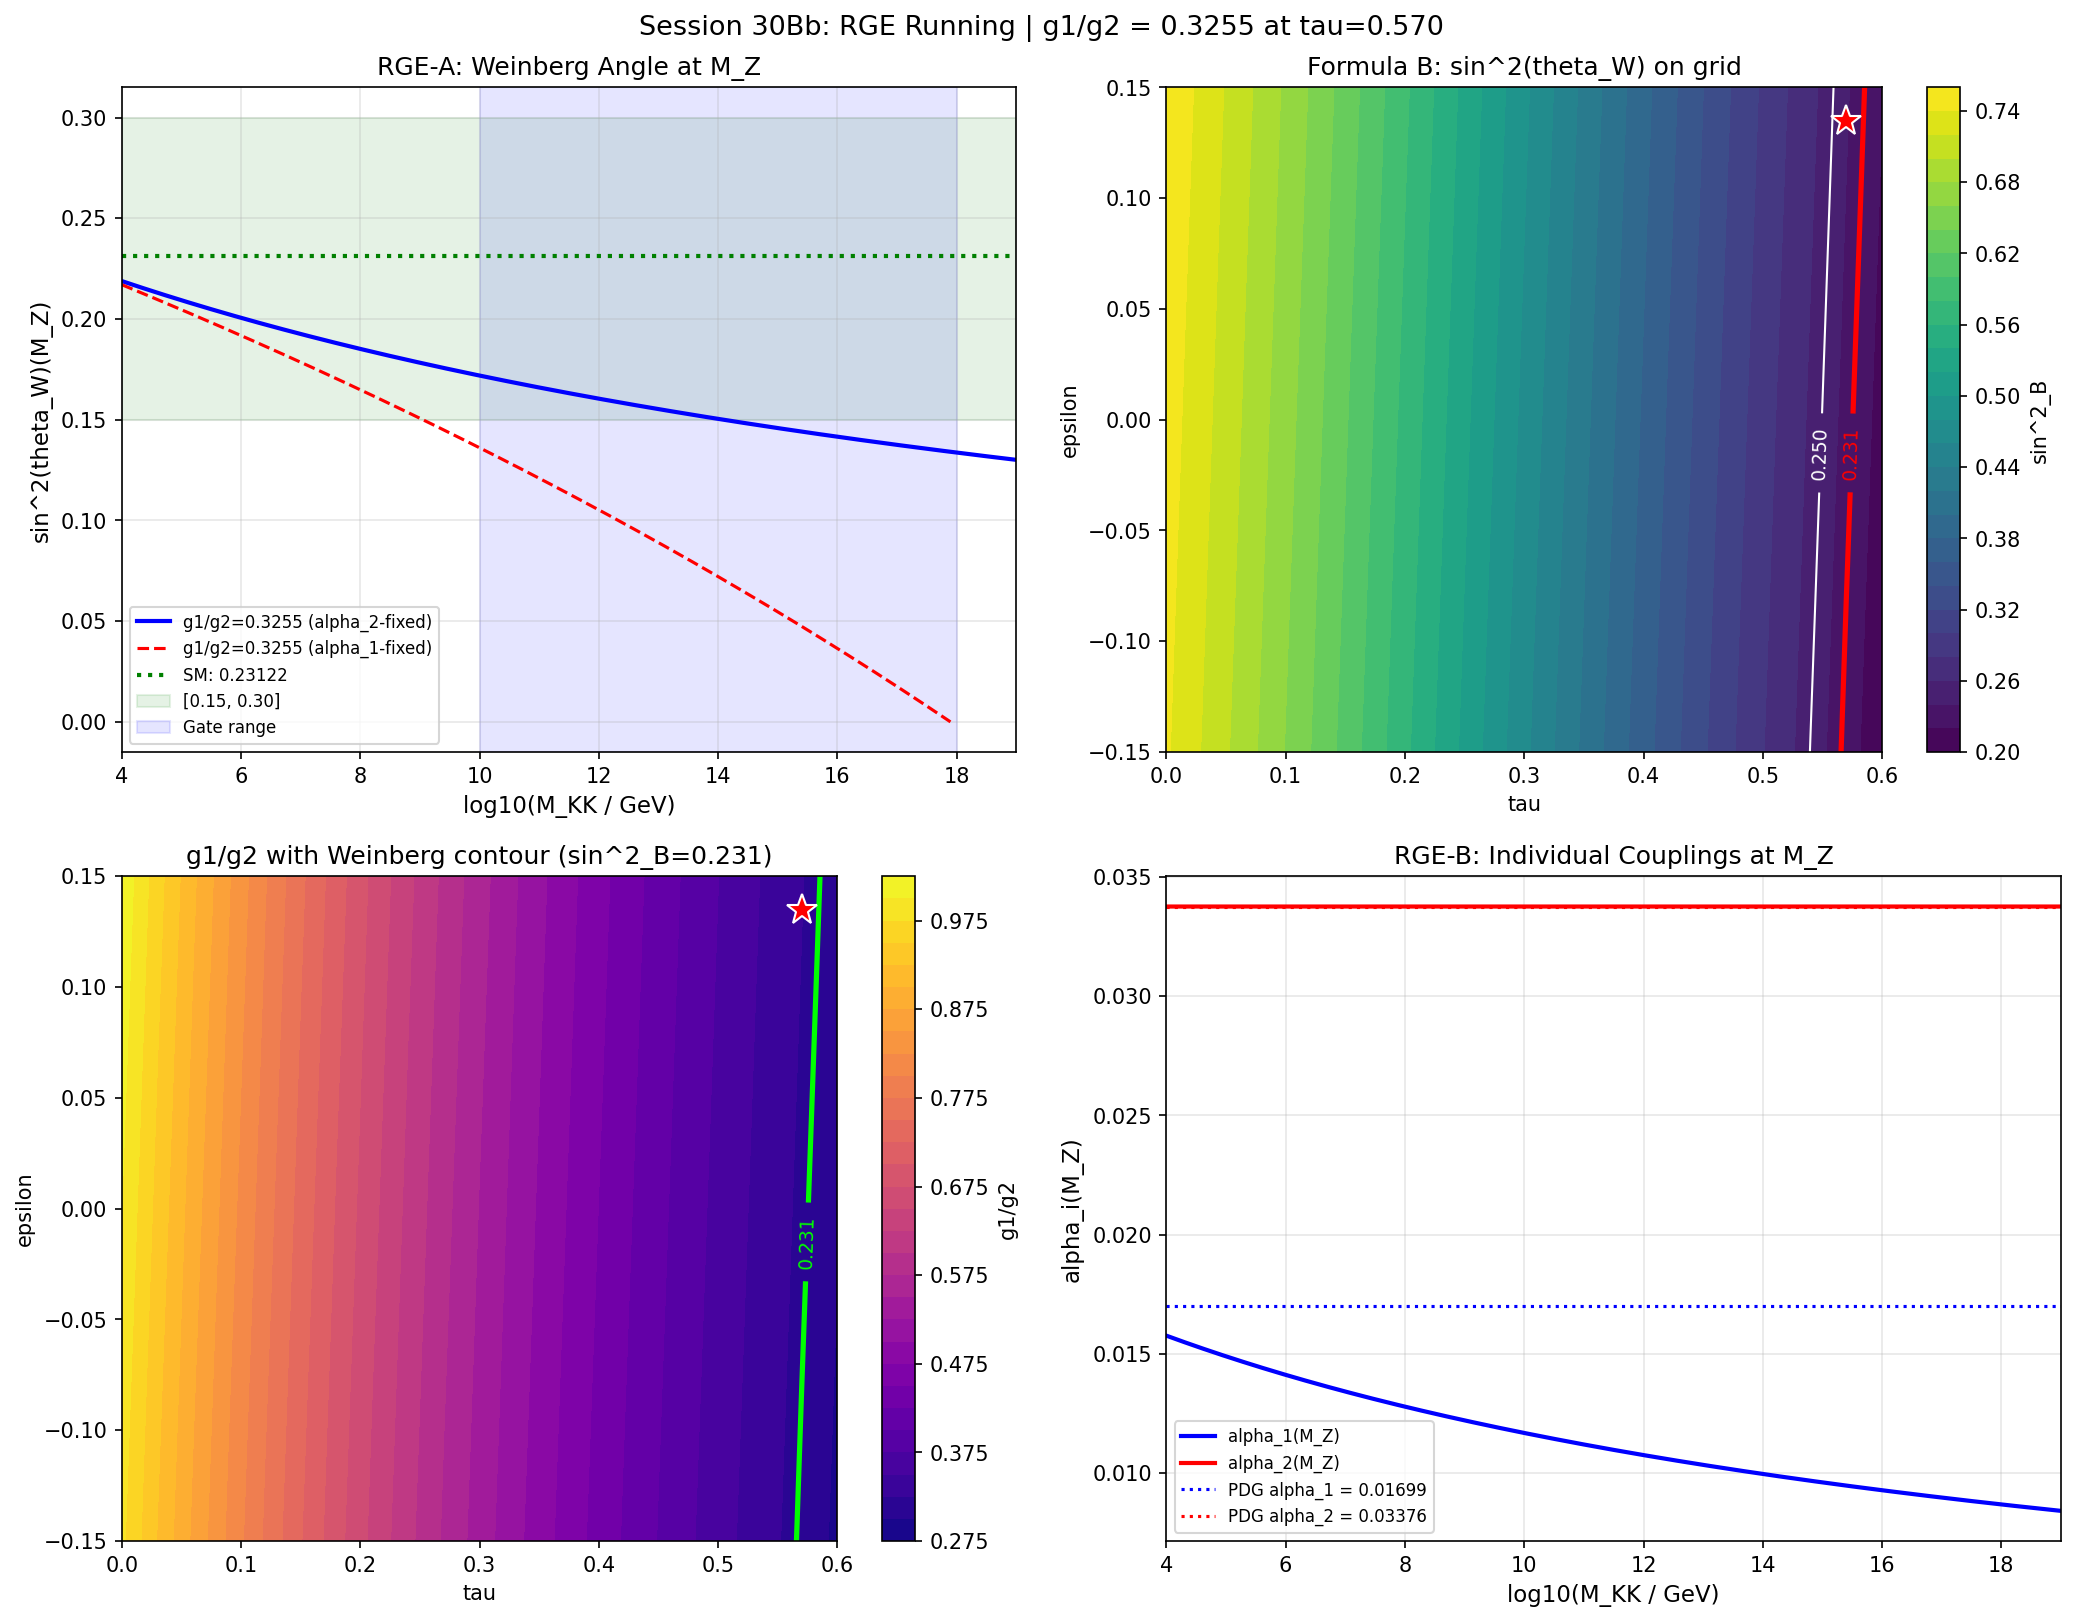

Python code for this plot:
#!/usr/bin/env python3
"""
s30b_rge_running.py — RGE Running + NCG-KK Tension Analysis
============================================================

Session 30Bb Step 4: Take g1/g2 from the grid data at the SM Weinberg contour
(where sin^2_B ~ 0.231 under Formula B) and run SM one-loop beta functions.

RGE-A (zero parameters): Starting from g1/g2 at M_KK, does the ratio run to
  sin^2(theta_W) = 0.2312 at M_Z for SOME M_KK in [10^10, 10^18] GeV?

RGE-B (one parameter): If Part A passes, do individual g1(M_Z), g2(M_Z)
  match PDG values? PDG: alpha_1(M_Z) = 0.01699, alpha_2(M_Z) = 0.03376.

NCG-KK tension (XS-2): Run UPWARD from M_KK. Find Lambda_SA where
  alpha_1 = alpha_2. Report Lambda_SA / M_KK.

Beta function coefficients (SM one-loop):
  b1 = 41/10, b2 = -19/6, b3 = -7

RGE formula:
  1/alpha_i(mu) = 1/alpha_i(M) + b_i/(2*pi) * ln(M/mu)

At KK scale:
  g1/g2 = sqrt(L2/L1)  =>  alpha_1/alpha_2 = L2/L1 = (g1/g2)^2

Formula B (correct, Baptista Paper 14 eq 2.93):
  sin^2(theta_W) = 3*L2 / (L1 + 3*L2)

Author: einstein-theorist agent, Session 30Bb
Date: 2026-03-01
"""

import os
os.environ.setdefault('OMP_NUM_THREADS', '8')
os.environ.setdefault('MKL_NUM_THREADS', '8')

import numpy as np
import sys
import time
import hashlib

import matplotlib
matplotlib.use('Agg')
import matplotlib.pyplot as plt
from pathlib import Path

# Canonical constants import (T3 rebuild — S81 discipline)
sys.path.insert(0, os.path.join(os.path.dirname(os.path.abspath(__file__)), '..'))
from canonical_constants import *  # M_Z, sin2_thetaW_MSbar, b1_SM, b2_SM

SCRIPT_DIR = os.path.dirname(os.path.abspath(__file__))
DATA_DIR = Path(SCRIPT_DIR)

# ─── Physical Constants ──────────────────────────────────────────────────────
# M_Z, sin2_thetaW_MSbar, b1_SM, b2_SM imported from canonical_constants.

# PDG SM gauge couplings at M_Z — not yet promoted to canonical_constants.
# Tagged (local) with PDG 2024 provenance for audit.
ALPHA_1_MZ = 0.01699   # (local) PDG 2024 alpha_1(M_Z) = 5/3 * alpha_em / cos^2(theta_W)
ALPHA_2_MZ = 0.03376   # (local) PDG 2024 alpha_2(M_Z)
SIN2_TW_PDG = sin2_thetaW_MSbar   # (local) alias = 0.23122

# SM one-loop beta aliases (imported names: b1_SM, b2_SM)
B1 = b1_SM        # (local) +41/10
B2 = b2_SM        # (local) -19/6
B3 = -7.0         # (local) SU(3) one-loop — kept for reference, not used

# ─── Input SHA-256 Pins ──────────────────────────────────────────────────────
def _sha256_of(path):
    h = hashlib.sha256()
    with open(path, 'rb') as f:
        for chunk in iter(lambda: f.read(65536), b''):
            h.update(chunk)
    return h.hexdigest()

GRID_NPZ_PATH = DATA_DIR / 's30b_grid_bcs.npz'
GRID_SHA256 = _sha256_of(GRID_NPZ_PATH)
print(f"INPUT_PIN: s30b_grid_bcs.npz sha256={GRID_SHA256}")

# ─── Output ──────────────────────────────────────────────────────────────────
OUT_NPZ = DATA_DIR / 's30b_rge_running.npz'
OUT_PNG = DATA_DIR / 's30b_rge_running.png'


# =============================================================================
# MODULE 1: Load grid data and recompute Formula B
# =============================================================================

def load_grid_data():
    """Load 30Ba grid data and recompute Weinberg angle under Formula B."""
    npz = np.load(DATA_DIR / 's30b_grid_bcs.npz')

    tau = npz['tau']
    eps = npz['eps']
    g1g2 = npz['g1g2']       # sqrt(L2/L1) at each grid point
    sin2_A = npz['sin2_tw']  # Formula A: L2/(L1+L2) -- WRONG

    # Recover L2/L1 from g1g2
    ratio_L2_L1 = g1g2**2   # L2/L1

    # Recompute under Formula B: sin^2 = 3*L2/(L1 + 3*L2) = 3*r/(1 + 3*r)
    # where r = L2/L1
    sin2_B = 3.0 * ratio_L2_L1 / (1.0 + 3.0 * ratio_L2_L1)

    # Also need absolute L1, L2 from parameterization
    # From s30b_grid_bcs.py:
    #   L1 = exp(2*tau - 11*eps/N_T2)
    #   L2 = exp(-2*tau - 7*eps/N_T2)
    # where N_T2 = sqrt(234)
    N_T2 = np.sqrt(234.0)
    TAU, EPS = np.meshgrid(tau, eps, indexing='ij')
    L1_grid = np.exp(2.0 * TAU - 11.0 * EPS / N_T2)
    L2_grid = np.exp(-2.0 * TAU - 7.0 * EPS / N_T2)

    # V_total for reference
    V_total = npz['V_total_1p20']

    print(f"Grid loaded: {len(tau)} x {len(eps)} = {len(tau)*len(eps)} points")
    print(f"sin^2_B range: [{sin2_B.min():.4f}, {sin2_B.max():.4f}]")
    print(f"g1/g2 range: [{g1g2.min():.4f}, {g1g2.max():.4f}]")

    return {
        'tau': tau, 'eps': eps,
        'g1g2': g1g2, 'sin2_B': sin2_B, 'sin2_A': sin2_A,
        'L1': L1_grid, 'L2': L2_grid,
        'V_total': V_total,
        'ratio_L2_L1': ratio_L2_L1,
    }


# =============================================================================
# MODULE 2: SM one-loop RGE
# =============================================================================

def rge_run_down(alpha_1_KK, alpha_2_KK, M_KK, mu_low=M_Z):
    """
    Run SM one-loop RGE from M_KK down to mu_low.

    1/alpha_i(mu) = 1/alpha_i(M_KK) + b_i/(2*pi) * ln(M_KK/mu)

    Parameters
    ----------
    alpha_1_KK, alpha_2_KK : float
        Gauge couplings at KK scale.
    M_KK : float (GeV)
        Compactification scale.
    mu_low : float (GeV)
        Low-energy scale (default M_Z).

    Returns
    -------
    alpha_1_low, alpha_2_low : float
        Couplings at mu_low.
    sin2_tw_low : float
        sin^2(theta_W) at mu_low = alpha_1/(alpha_1 + alpha_2).
    """
    ln_ratio = np.log(M_KK / mu_low)

    inv_a1_low = 1.0 / alpha_1_KK + B1 / (2.0 * np.pi) * ln_ratio
    inv_a2_low = 1.0 / alpha_2_KK + B2 / (2.0 * np.pi) * ln_ratio

    # Check for Landau poles (negative inverse coupling)
    if np.any(inv_a1_low <= 0) or np.any(inv_a2_low <= 0):
        return np.nan, np.nan, np.nan

    alpha_1_low = 1.0 / inv_a1_low
    alpha_2_low = 1.0 / inv_a2_low

    # Physical Weinberg angle: sin^2 = alpha_Y / (alpha_Y + alpha_2)
    # where alpha_Y = (3/5) * alpha_1_GUT
    alpha_Y_low = (3.0 / 5.0) * alpha_1_low
    sin2_tw_low = alpha_Y_low / (alpha_Y_low + alpha_2_low)

    return alpha_1_low, alpha_2_low, sin2_tw_low


def rge_run_up(alpha_1_KK, alpha_2_KK, M_KK, mu_high):
    """
    Run SM one-loop RGE from M_KK upward to mu_high.

    1/alpha_i(mu_high) = 1/alpha_i(M_KK) - b_i/(2*pi) * ln(mu_high/M_KK)

    Returns alpha_1, alpha_2 at mu_high.
    """
    ln_ratio = np.log(mu_high / M_KK)

    inv_a1_high = 1.0 / alpha_1_KK - B1 / (2.0 * np.pi) * ln_ratio
    inv_a2_high = 1.0 / alpha_2_KK - B2 / (2.0 * np.pi) * ln_ratio

    if inv_a1_high <= 0 or inv_a2_high <= 0:
        return np.nan, np.nan

    return 1.0 / inv_a1_high, 1.0 / inv_a2_high


def find_unification_scale(alpha_1_KK, alpha_2_KK, M_KK):
    """
    Find Lambda_SA where alpha_1 = alpha_2 above M_KK.

    From 1/alpha_1 - b1/(2pi)*t = 1/alpha_2 - b2/(2pi)*t
    => (1/alpha_1 - 1/alpha_2) = (b1 - b2)/(2pi) * t
    => t = 2pi * (1/alpha_1 - 1/alpha_2) / (b1 - b2)
    where t = ln(Lambda_SA / M_KK)

    Returns Lambda_SA and Lambda_SA/M_KK.
    """
    delta_inv_alpha = 1.0 / alpha_1_KK - 1.0 / alpha_2_KK
    delta_b = B1 - B2  # 4.1 - (-3.1667) = 7.2667

    t = 2.0 * np.pi * delta_inv_alpha / delta_b

    Lambda_SA = M_KK * np.exp(t)
    ratio = Lambda_SA / M_KK

    return Lambda_SA, ratio, t


# =============================================================================
# MODULE 3: RGE-A scan over M_KK
# =============================================================================

def rge_a_scan(g1g2_KK, M_KK_range):
    """
    RGE-A: For a given g1/g2 (= sqrt(L2/L1)) at the KK scale, scan M_KK
    to find where sin^2(theta_W)(M_Z) = 0.2312.

    NORMALIZATION (critical):
    The code stores g1g2 = sqrt(L2/L1), the bare metric ratio.
    Formula B: sin^2 = 3*L2/(L1 + 3*L2). This implies:
      g_Y^2 / g_2^2 = 3 * L2/L1 = 3 * g1g2^2
    where g_Y is the SM hypercharge coupling (no GUT normalization).

    The SM RGE beta coefficients b_1 = 41/10 use GUT-normalized g_1:
      g_1 = sqrt(5/3) * g_Y
      alpha_1_GUT = (5/3) * alpha_Y
      alpha_1_GUT / alpha_2 = (5/3) * (g_Y/g_2)^2 = (5/3) * 3 * g1g2^2
                             = 5 * g1g2^2 = 5 * L2/L1

    Physical sin^2(theta_W) = alpha_Y / (alpha_Y + alpha_2)
                             = (3/5)*alpha_1_GUT / ((3/5)*alpha_1_GUT + alpha_2)

    Method: Fix alpha_2(M_KK) by running PDG alpha_2(M_Z) upward.
            Set alpha_1_GUT(M_KK) = 5 * g1g2^2 * alpha_2(M_KK).
            Run both down via SM one-loop RGE.
            Compute sin^2 = (3/5)*alpha_1 / ((3/5)*alpha_1 + alpha_2) at M_Z.
    """
    # GUT-normalized coupling ratio at KK scale
    r_KK = 5.0 * g1g2_KK**2  # alpha_1_GUT / alpha_2 at M_KK

    sin2_at_MZ = np.zeros_like(M_KK_range)
    alpha1_at_MZ = np.zeros_like(M_KK_range)
    alpha2_at_MZ = np.zeros_like(M_KK_range)

    for k, M_KK in enumerate(M_KK_range):
        # Step 1: Determine alpha_2 at M_KK by running PDG alpha_2(M_Z) upward
        ln_up = np.log(M_KK / M_Z)
        inv_a2_KK = 1.0 / ALPHA_2_MZ - B2 / (2.0 * np.pi) * ln_up
        if inv_a2_KK <= 0:
            sin2_at_MZ[k] = np.nan
            continue
        alpha_2_KK = 1.0 / inv_a2_KK

        # Step 2: alpha_1 at M_KK from ratio
        alpha_1_KK = r_KK * alpha_2_KK

        # Step 3: Run BOTH down to M_Z
        a1_low, a2_low, sin2_low = rge_run_down(alpha_1_KK, alpha_2_KK, M_KK)
        sin2_at_MZ[k] = sin2_low
        alpha1_at_MZ[k] = a1_low
        alpha2_at_MZ[k] = a2_low

    return sin2_at_MZ, alpha1_at_MZ, alpha2_at_MZ


# =============================================================================
# MODULE 4: Main analysis
# =============================================================================

def main():
    t0 = time.time()
    print("=" * 70)
    print("Session 30Bb Step 4: RGE Running + NCG-KK Tension")
    print("=" * 70)

    # ─── Load grid data ──────────────────────────────────────────────────
    data = load_grid_data()
    sin2_B = data['sin2_B']
    g1g2 = data['g1g2']
    tau = data['tau']
    eps = data['eps']
    V_total = data['V_total']
    L1 = data['L1']
    L2 = data['L2']

    # ─── Identify SM Weinberg contour under Formula B ────────────────────
    # Find grid points closest to sin^2_B = 0.231
    target = SIN2_TW_PDG
    tol = 0.010  # (local) points within 0.01 of target

    mask = np.abs(sin2_B - target) < tol
    n_contour = np.sum(mask)
    print(f"\nFormula B Weinberg contour (|sin^2_B - 0.231| < {tol}):")
    print(f"  {n_contour} grid points on contour")

    if n_contour == 0:
        print("  ERROR: No grid points near SM Weinberg angle under Formula B!")
        return

    # Extract contour points
    TAU_grid, EPS_grid = np.meshgrid(tau, eps, indexing='ij')
    contour_tau = TAU_grid[mask]
    contour_eps = EPS_grid[mask]
    contour_g1g2 = g1g2[mask]
    contour_sin2B = sin2_B[mask]
    contour_V = V_total[mask]
    contour_L1 = L1[mask]
    contour_L2 = L2[mask]

    # Sort by V_total (ascending) to find lowest-energy contour point
    sort_idx = np.argsort(contour_V)
    print(f"\n  Contour points sorted by V_total:")
    print(f"  {'tau':>6s} {'eps':>7s} {'sin2_B':>8s} {'g1/g2':>7s} {'V_total':>12s} {'L1':>8s} {'L2':>8s}")
    for k in range(min(10, len(sort_idx))):
        idx = sort_idx[k]
        print(f"  {contour_tau[idx]:6.3f} {contour_eps[idx]:7.4f} "
              f"{contour_sin2B[idx]:8.5f} {contour_g1g2[idx]:7.4f} "
              f"{contour_V[idx]:12.4f} {contour_L1[idx]:8.4f} {contour_L2[idx]:8.4f}")

    # Best candidate: lowest V_total on Weinberg contour
    best_idx = sort_idx[0]
    tau_best = contour_tau[best_idx]
    eps_best = contour_eps[best_idx]
    g1g2_best = contour_g1g2[best_idx]
    sin2B_best = contour_sin2B[best_idx]
    V_best = contour_V[best_idx]
    L1_best = contour_L1[best_idx]
    L2_best = contour_L2[best_idx]

    print(f"\n  BEST contour point (lowest V_total on Weinberg contour):")
    print(f"    tau = {tau_best:.4f}")
    print(f"    eps = {eps_best:.4f}")
    print(f"    sin^2_B = {sin2B_best:.5f}")
    print(f"    g1/g2 = {g1g2_best:.6f}")
    print(f"    V_total = {V_best:.4f}")
    print(f"    L1 = {L1_best:.6f}, L2 = {L2_best:.6f}")
    print(f"    L2/L1 = {(L2_best/L1_best):.6f}")

    # ─── RGE-A: Scan M_KK ───────────────────────────────────────────────
    print(f"\n{'=' * 70}")
    print("RGE-A: Zero-parameter ratio test")
    print(f"{'=' * 70}")
    print(f"  Input: g1g2_code = sqrt(L2/L1) = {g1g2_best:.6f} at KK scale")
    print(f"  L2/L1 = {g1g2_best**2:.6f}")
    print(f"  alpha_1_GUT/alpha_2 = 5 * L2/L1 = {5.0*g1g2_best**2:.6f}  (GUT-normalized)")
    print(f"  alpha_Y/alpha_2 = 3 * L2/L1 = {3.0*g1g2_best**2:.6f}  (SM hypercharge)")
    print(f"  sin^2(theta_W)_KK = 3r/(1+3r) = {3*g1g2_best**2/(1+3*g1g2_best**2):.6f}  (Formula B)")
    print(f"  Target: sin^2(theta_W)(M_Z) = {SIN2_TW_PDG}")

    # Scan M_KK from 10^4 to 10^19 GeV (broader range for exploration)
    log_M_range = np.linspace(4, 19, 3001)
    M_KK_range = 10.0**log_M_range

    sin2_scan, a1_scan, a2_scan = rge_a_scan(g1g2_best, M_KK_range)

    # Find where sin^2(M_Z) crosses 0.2312
    valid = ~np.isnan(sin2_scan)
    print(f"\n  sin^2(theta_W)(M_Z) range over M_KK scan:")
    print(f"    M_KK range: [10^{log_M_range[valid][0]:.1f}, 10^{log_M_range[valid][-1]:.1f}] GeV")
    print(f"    sin^2 range: [{sin2_scan[valid].min():.6f}, {sin2_scan[valid].max():.6f}]")

    # Check if target is in range
    sin2_min = sin2_scan[valid].min()
    sin2_max = sin2_scan[valid].max()
    target_in_range = sin2_min <= SIN2_TW_PDG <= sin2_max

    print(f"\n  SM target {SIN2_TW_PDG} in range: {target_in_range}")

    M_KK_match = None
    if target_in_range:
        # Find crossing by linear interpolation
        for k in range(len(sin2_scan) - 1):
            if np.isnan(sin2_scan[k]) or np.isnan(sin2_scan[k+1]):
                continue
            if (sin2_scan[k] - SIN2_TW_PDG) * (sin2_scan[k+1] - SIN2_TW_PDG) < 0:
                # Linear interpolation
                frac = (SIN2_TW_PDG - sin2_scan[k]) / (sin2_scan[k+1] - sin2_scan[k])
                log_M_match = log_M_range[k] + frac * (log_M_range[k+1] - log_M_range[k])
                M_KK_match = 10.0**log_M_match
                print(f"\n  CROSSING FOUND:")
                print(f"    M_KK = 10^{log_M_match:.4f} GeV = {M_KK_match:.3e} GeV")

                # Verify: run at this M_KK
                _, _, sin2_check = rge_a_scan(g1g2_best, np.array([M_KK_match]))
                print(f"    sin^2(theta_W)(M_Z) = {sin2_check[0]:.6f} (target: {SIN2_TW_PDG})")
                break
    else:
        print(f"\n  NO CROSSING: sin^2(M_Z) never reaches {SIN2_TW_PDG}")
        print(f"  Closest approach: {sin2_scan[valid][np.argmin(np.abs(sin2_scan[valid] - SIN2_TW_PDG))]:.6f}")
        closest_idx = np.argmin(np.abs(sin2_scan[valid] - SIN2_TW_PDG))
        log_M_closest = log_M_range[valid][closest_idx]
        print(f"  at M_KK = 10^{log_M_closest:.2f} GeV")

    # ─── Also scan across several g1/g2 values on the contour ────────────
    print(f"\n  Scanning g1/g2 values on Weinberg contour:")
    print(f"  {'g1/g2':>8s} {'(g1/g2)^2':>10s} {'M_KK_match':>14s} {'sin2(M_Z)@10^16':>16s}")

    # Pick representative g1/g2 values
    unique_g1g2 = np.unique(np.round(contour_g1g2, 4))
    for g_val in unique_g1g2[:15]:  # limit output
        sin2_test, _, _ = rge_a_scan(g_val, np.array([1e16]))
        # Find crossing
        sin2_full, _, _ = rge_a_scan(g_val, M_KK_range)
        valid_f = ~np.isnan(sin2_full)
        crossing_str = "none"
        for k in range(len(sin2_full) - 1):
            if np.isnan(sin2_full[k]) or np.isnan(sin2_full[k+1]):
                continue
            if (sin2_full[k] - SIN2_TW_PDG) * (sin2_full[k+1] - SIN2_TW_PDG) < 0:
                frac = (SIN2_TW_PDG - sin2_full[k]) / (sin2_full[k+1] - sin2_full[k])
                log_cross = log_M_range[k] + frac * (log_M_range[k+1] - log_M_range[k])
                crossing_str = f"10^{log_cross:.2f}"
                break
        print(f"  {g_val:8.4f} {g_val**2:10.6f} {crossing_str:>14s} "
              f"{sin2_test[0]:16.6f}" if not np.isnan(sin2_test[0]) else
              f"  {g_val:8.4f} {g_val**2:10.6f} {crossing_str:>14s} {'NaN':>16s}")

    # ─── RGE-B: Individual coupling test ─────────────────────────────────
    print(f"\n{'=' * 70}")
    print("RGE-B: Individual coupling test")
    print(f"{'=' * 70}")

    if M_KK_match is not None:
        # Run at matched M_KK
        r_KK = 5.0 * g1g2_best**2  # GUT-normalized ratio
        ln_up = np.log(M_KK_match / M_Z)
        inv_a2_KK = 1.0 / ALPHA_2_MZ - B2 / (2.0 * np.pi) * ln_up
        alpha_2_KK = 1.0 / inv_a2_KK
        alpha_1_KK = r_KK * alpha_2_KK

        a1_low, a2_low, sin2_low = rge_run_down(alpha_1_KK, alpha_2_KK, M_KK_match)

        print(f"  At M_KK = {M_KK_match:.3e} GeV:")
        print(f"    alpha_1(M_KK) = {alpha_1_KK:.6f}")
        print(f"    alpha_2(M_KK) = {alpha_2_KK:.6f}")
        print(f"    alpha_1/alpha_2 = {alpha_1_KK/alpha_2_KK:.6f}")
        print(f"\n  Evolved to M_Z = {M_Z} GeV:")
        print(f"    alpha_1(M_Z) = {a1_low:.6f}  (PDG: {ALPHA_1_MZ})")
        print(f"    alpha_2(M_Z) = {a2_low:.6f}  (PDG: {ALPHA_2_MZ})")
        print(f"    sin^2(theta_W) = {sin2_low:.6f}  (PDG: {SIN2_TW_PDG})")
        print(f"\n  Deviations:")
        print(f"    delta alpha_1 / alpha_1 = {(a1_low - ALPHA_1_MZ)/ALPHA_1_MZ:.4f} ({(a1_low - ALPHA_1_MZ)/ALPHA_1_MZ*100:.2f}%)")
        print(f"    delta alpha_2 / alpha_2 = {(a2_low - ALPHA_2_MZ)/ALPHA_2_MZ:.4f} ({(a2_low - ALPHA_2_MZ)/ALPHA_2_MZ*100:.2f}%)")

        # RGE-B verdict: by construction, alpha_2 matches (we fixed it).
        # alpha_1 match is the test.
        a1_dev = abs(a1_low - ALPHA_1_MZ) / ALPHA_1_MZ
        rge_b_pass = a1_dev < 0.05  # 5% tolerance
        print(f"\n  RGE-B verdict: {'PASS' if rge_b_pass else 'FAIL'} "
              f"(alpha_1 deviation {a1_dev*100:.2f}%, threshold 5%)")
    else:
        print("  SKIPPED: No M_KK crossing found in RGE-A.")
        rge_b_pass = False

    # ─── Alternative approach: Fix alpha_1 normalization ─────────────────
    print(f"\n{'=' * 70}")
    print("RGE-A ALTERNATIVE: Fix normalization via alpha_1_GUT instead of alpha_2")
    print(f"{'=' * 70}")

    r_KK = 5.0 * g1g2_best**2  # GUT-normalized ratio
    sin2_alt = np.zeros_like(M_KK_range)
    for k, M_KK in enumerate(M_KK_range):
        ln_up = np.log(M_KK / M_Z)
        # Fix alpha_1_GUT(M_KK) by running PDG alpha_1_GUT(M_Z) upward
        inv_a1_KK = 1.0 / ALPHA_1_MZ - B1 / (2.0 * np.pi) * ln_up
        if inv_a1_KK <= 0:
            sin2_alt[k] = np.nan
            continue
        alpha_1_KK = 1.0 / inv_a1_KK
        # alpha_2 from ratio
        alpha_2_KK = alpha_1_KK / r_KK
        # Run both down
        a1_l, a2_l, s2_l = rge_run_down(alpha_1_KK, alpha_2_KK, M_KK)
        sin2_alt[k] = s2_l

    valid_alt = ~np.isnan(sin2_alt)
    print(f"  sin^2 range (alpha_1-fixed): [{sin2_alt[valid_alt].min():.6f}, {sin2_alt[valid_alt].max():.6f}]")

    # ─── NCG-KK Tension (XS-2) ──────────────────────────────────────────
    print(f"\n{'=' * 70}")
    print("NCG-KK TENSION ANALYSIS (XS-2)")
    print(f"{'=' * 70}")

    # At each contour point, find where alpha_1 = alpha_2 above M_KK
    # Use a reference M_KK (from RGE-A match if available, else 10^16)
    M_KK_ref = M_KK_match if M_KK_match is not None else 1e16
    print(f"\n  Reference M_KK = {M_KK_ref:.3e} GeV")

    # Determine alpha_1_GUT, alpha_2 at M_KK_ref
    r_KK = 5.0 * g1g2_best**2  # GUT-normalized ratio
    ln_up = np.log(M_KK_ref / M_Z)
    inv_a2_KK = 1.0 / ALPHA_2_MZ - B2 / (2.0 * np.pi) * ln_up
    alpha_2_KK = 1.0 / inv_a2_KK
    alpha_1_KK = r_KK * alpha_2_KK

    print(f"  alpha_1_GUT(M_KK) = {alpha_1_KK:.6f}")
    print(f"  alpha_2(M_KK) = {alpha_2_KK:.6f}")
    print(f"  alpha_1_GUT/alpha_2 = {alpha_1_KK/alpha_2_KK:.6f}")
    print(f"  sin^2(theta_W)_KK = {3*g1g2_best**2/(1+3*g1g2_best**2):.6f}  (Formula B)")

    Lambda_SA, ratio_SA, t_SA = find_unification_scale(alpha_1_KK, alpha_2_KK, M_KK_ref)

    print(f"\n  Unification scale Lambda_SA:")
    if np.isfinite(Lambda_SA) and Lambda_SA > 0:
        print(f"    Lambda_SA = {Lambda_SA:.3e} GeV = 10^{np.log10(Lambda_SA):.2f} GeV")
        print(f"    Lambda_SA / M_KK = {ratio_SA:.4e}")
        print(f"    ln(Lambda_SA / M_KK) = {t_SA:.4f}")

        # Gate classification
        if 1e-3 <= ratio_SA <= 1e3:
            nck_status = "MILD (within [10^-3, 10^3])"
            nck_fires = False
        else:
            nck_status = "B-30nck FIRES (outside [10^-3, 10^3])"
            nck_fires = True
        print(f"\n  B-30nck: {nck_status}")
    else:
        print(f"    Lambda_SA cannot be computed (alpha_1 > alpha_2 requires upward running)")
        print(f"    t = {t_SA:.4f} => {'already unified (t<0)' if t_SA < 0 else 'Landau pole before unification'}")
        nck_fires = None

    # Scan: how does tension depend on tau along contour?
    print(f"\n  NCG-KK tension scan across Weinberg contour:")
    print(f"  {'tau':>6s} {'eps':>7s} {'g1/g2':>7s} {'a1/a2':>7s} "
          f"{'Lambda_SA':>12s} {'Ratio':>12s} {'Status':>8s}")
    for k in range(min(15, len(sort_idx))):
        idx = sort_idx[k]
        g_val = contour_g1g2[idx]
        r_val = 5.0 * g_val**2  # GUT-normalized ratio
        a2_kk = alpha_2_KK  # same for all (set by M_KK_ref)
        a1_kk = r_val * a2_kk

        lam, rat, t_val = find_unification_scale(a1_kk, a2_kk, M_KK_ref)
        status = "OK" if 1e-3 <= rat <= 1e3 else "FIRE"
        print(f"  {contour_tau[idx]:6.3f} {contour_eps[idx]:7.4f} "
              f"{g_val:7.4f} {r_val:7.4f} "
              f"10^{np.log10(lam):5.2f} {rat:12.4e} {status:>8s}")

    # ─── B-30rge gate ────────────────────────────────────────────────────
    print(f"\n{'=' * 70}")
    print("GATE VERDICTS")
    print(f"{'=' * 70}")

    # B-30rge: sin^2(theta_W)(M_Z) < 0.15 or > 0.30 for ALL M_KK in [10^10, 10^18]
    mask_gate = (log_M_range >= 10) & (log_M_range <= 18) & valid
    if np.any(mask_gate):
        sin2_gate_range = sin2_scan[mask_gate]
        sin2_gate_min = sin2_gate_range.min()
        sin2_gate_max = sin2_gate_range.max()
        print(f"\n  B-30rge: sin^2(theta_W)(M_Z) for M_KK in [10^10, 10^18] GeV:")
        print(f"    Range: [{sin2_gate_min:.6f}, {sin2_gate_max:.6f}]")
        b30rge_fires = (sin2_gate_max < 0.15) or (sin2_gate_min > 0.30)
        print(f"    B-30rge FIRES: {b30rge_fires}")
        if not b30rge_fires:
            print(f"    (sin^2 covers part of [0.15, 0.30] => gate does NOT fire)")
    else:
        print(f"\n  B-30rge: No valid data in [10^10, 10^18] range")
        b30rge_fires = None

    # RGE-A gate
    rge_a_pass = M_KK_match is not None and 1e10 <= M_KK_match <= 1e18
    print(f"\n  RGE-A: g1/g2 runs to tan(theta_W) = 0.553 at M_Z for some M_KK?")
    print(f"    tan(theta_W) = sqrt(sin^2/(1-sin^2)) at target = {np.sqrt(SIN2_TW_PDG/(1-SIN2_TW_PDG)):.4f}")
    if M_KK_match is not None:
        print(f"    M_KK match = {M_KK_match:.3e} GeV = 10^{np.log10(M_KK_match):.2f} GeV")
        print(f"    In [10^10, 10^18]: {rge_a_pass}")
    else:
        print(f"    No crossing found. RGE-A: FAIL")
    print(f"    RGE-A verdict: {'PASS' if rge_a_pass else 'FAIL'}")

    # ─── Summary ─────────────────────────────────────────────────────────
    print(f"\n{'=' * 70}")
    print("SUMMARY")
    print(f"{'=' * 70}")
    print(f"\n  Input:")
    print(f"    g1g2_code = sqrt(L2/L1) = {g1g2_best:.6f} (at best Weinberg contour point)")
    print(f"    tau = {tau_best:.4f}, eps = {eps_best:.4f}")
    print(f"    sin^2_B (KK-scale) = {sin2B_best:.5f}")
    print(f"    alpha_1_GUT/alpha_2 = 5*L2/L1 = {5.0*g1g2_best**2:.6f}  (GUT-normalized)")
    print(f"    alpha_Y/alpha_2 = 3*L2/L1 = {3.0*g1g2_best**2:.6f}  (SM hypercharge)")

    print(f"\n  RGE-A: {'PASS' if rge_a_pass else 'FAIL'}")
    if M_KK_match is not None:
        print(f"    M_KK = 10^{np.log10(M_KK_match):.2f} GeV")
    print(f"  RGE-B: {'PASS' if rge_b_pass else 'FAIL (or SKIPPED)'}")
    print(f"  B-30rge: {'FIRES' if b30rge_fires else 'DOES NOT FIRE'}")
    print(f"  B-30nck: {'FIRES' if nck_fires else 'DOES NOT FIRE' if nck_fires is not None else 'INDETERMINATE'}")

    t_total = time.time() - t0
    print(f"\n  Total runtime: {t_total:.1f}s")

    # ─── Save results ────────────────────────────────────────────────────
    save_dict = {
        # Input
        'g1g2_best': g1g2_best,
        'tau_best': tau_best,
        'eps_best': eps_best,
        'sin2B_best': sin2B_best,
        'V_best': V_best,
        'L1_best': L1_best,
        'L2_best': L2_best,
        # Contour data
        'contour_tau': contour_tau,
        'contour_eps': contour_eps,
        'contour_g1g2': contour_g1g2,
        'contour_sin2B': contour_sin2B,
        'contour_V': contour_V,
        # RGE scan
        'log_M_range': log_M_range,
        'sin2_scan': sin2_scan,
        'alpha1_scan': a1_scan,
        'alpha2_scan': a2_scan,
        'sin2_alt': sin2_alt,
        # Full grid Formula B
        'sin2_B_grid': sin2_B,
        # Gate verdicts
        'rge_a_pass': rge_a_pass,
        'rge_b_pass': rge_b_pass,
        'b30rge_fires': b30rge_fires if b30rge_fires is not None else False,
    }
    if M_KK_match is not None:
        save_dict['M_KK_match'] = M_KK_match
    if Lambda_SA is not None and np.isfinite(Lambda_SA):
        save_dict['Lambda_SA'] = Lambda_SA
        save_dict['Lambda_SA_ratio'] = ratio_SA

    np.savez_compressed(OUT_NPZ, **save_dict)
    print(f"\n  Saved: {OUT_NPZ}")

    # ─── Plot ────────────────────────────────────────────────────────────
    fig, axes = plt.subplots(2, 2, figsize=(14, 11))

    # Panel 1: sin^2(theta_W)(M_Z) vs log10(M_KK)
    ax = axes[0, 0]
    valid_mask = ~np.isnan(sin2_scan)
    ax.plot(log_M_range[valid_mask], sin2_scan[valid_mask], 'b-', linewidth=2,
            label=f'g1/g2={g1g2_best:.4f} (alpha_2-fixed)')
    valid_alt_mask = ~np.isnan(sin2_alt)
    ax.plot(log_M_range[valid_alt_mask], sin2_alt[valid_alt_mask], 'r--', linewidth=1.5,
            label=f'g1/g2={g1g2_best:.4f} (alpha_1-fixed)')
    ax.axhline(SIN2_TW_PDG, color='green', linestyle=':', linewidth=2, label=f'SM: {SIN2_TW_PDG}')
    ax.axhspan(0.15, 0.30, alpha=0.1, color='green', label='[0.15, 0.30]')
    ax.axvspan(10, 18, alpha=0.1, color='blue', label='Gate range')
    if M_KK_match is not None:
        ax.axvline(np.log10(M_KK_match), color='red', linestyle='-', linewidth=1.5,
                   label=f'Match: 10^{np.log10(M_KK_match):.1f}')
    ax.set_xlabel('log10(M_KK / GeV)', fontsize=11)
    ax.set_ylabel('sin^2(theta_W)(M_Z)', fontsize=11)
    ax.set_title('RGE-A: Weinberg Angle at M_Z', fontsize=12)
    ax.legend(fontsize=8, loc='best')
    ax.set_xlim(4, 19)
    ax.grid(True, alpha=0.3)

    # Panel 2: Formula B contour on grid
    ax = axes[0, 1]
    TAU_g, EPS_g = np.meshgrid(tau, eps, indexing='ij')
    c = ax.contourf(TAU_g, EPS_g, sin2_B, levels=30, cmap='viridis')
    plt.colorbar(c, ax=ax, label='sin^2_B')
    cs = ax.contour(TAU_g, EPS_g, sin2_B, levels=[0.20, 0.231, 0.25],
                    colors=['white', 'red', 'white'], linewidths=[1, 2.5, 1])
    ax.clabel(cs, inline=True, fontsize=9, fmt='%.3f')
    # Mark best contour point
    ax.plot(tau_best, eps_best, 'r*', markersize=15, markeredgecolor='white')
    ax.set_xlabel('tau')
    ax.set_ylabel('epsilon')
    ax.set_title('Formula B: sin^2(theta_W) on grid')

    # Panel 3: g1/g2 on grid with Weinberg contour
    ax = axes[1, 0]
    c = ax.contourf(TAU_g, EPS_g, g1g2, levels=30, cmap='plasma')
    plt.colorbar(c, ax=ax, label='g1/g2')
    cs = ax.contour(TAU_g, EPS_g, sin2_B, levels=[0.231],
                    colors=['lime'], linewidths=[2.5])
    ax.clabel(cs, inline=True, fontsize=9, fmt='%.3f')
    ax.plot(tau_best, eps_best, 'r*', markersize=15, markeredgecolor='white')
    ax.set_xlabel('tau')
    ax.set_ylabel('epsilon')
    ax.set_title('g1/g2 with Weinberg contour (sin^2_B=0.231)')

    # Panel 4: Individual couplings at M_Z vs M_KK
    ax = axes[1, 1]
    valid_a1 = ~np.isnan(a1_scan)
    valid_a2 = ~np.isnan(a2_scan)
    ax.plot(log_M_range[valid_a1], a1_scan[valid_a1], 'b-', linewidth=2, label='alpha_1(M_Z)')
    ax.plot(log_M_range[valid_a2], a2_scan[valid_a2], 'r-', linewidth=2, label='alpha_2(M_Z)')
    ax.axhline(ALPHA_1_MZ, color='blue', linestyle=':', label=f'PDG alpha_1 = {ALPHA_1_MZ}')
    ax.axhline(ALPHA_2_MZ, color='red', linestyle=':', label=f'PDG alpha_2 = {ALPHA_2_MZ}')
    if M_KK_match is not None:
        ax.axvline(np.log10(M_KK_match), color='green', linestyle='--', linewidth=1.5)
    ax.set_xlabel('log10(M_KK / GeV)', fontsize=11)
    ax.set_ylabel('alpha_i(M_Z)', fontsize=11)
    ax.set_title('RGE-B: Individual Couplings at M_Z', fontsize=12)
    ax.legend(fontsize=8, loc='best')
    ax.set_xlim(4, 19)
    ax.grid(True, alpha=0.3)

    plt.suptitle(f'Session 30Bb: RGE Running | g1/g2 = {g1g2_best:.4f} at tau={tau_best:.3f}',
                 fontsize=13)
    plt.tight_layout()
    plt.savefig(OUT_PNG, dpi=150, bbox_inches='tight')
    print(f"  Saved: {OUT_PNG}")

    return save_dict


if __name__ == '__main__':
    results = main()
